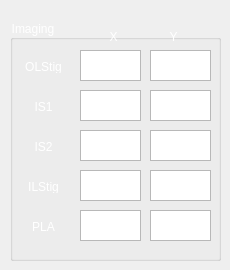
    <widget class="QWidget" name="Imaging">
     <attribute name="title">
      <string>Imaging</string>
     </attribute>
     <widget class="QGroupBox" name="groupBox_2">
      <property name="geometry">
       <rect>
        <x>10</x>
        <y>20</y>
        <width>211</width>
        <height>241</height>
       </rect>
      </property>
      <property name="styleSheet">
       <string notr="true">color: rgb(255, 255, 255);</string>
      </property>
      <property name="title">
       <string>Imaging</string>
      </property>
      <widget class="QLabel" name="label_22">
       <property name="geometry">
        <rect>
         <x>80</x>
         <y>10</y>
         <width>47</width>
         <height>13</height>
        </rect>
       </property>
       <property name="text">
        <string>X</string>
       </property>
       <property name="alignment">
        <set>Qt::AlignCenter</set>
       </property>
      </widget>
      <widget class="QLabel" name="label_23">
       <property name="geometry">
        <rect>
         <x>10</x>
         <y>40</y>
         <width>47</width>
         <height>13</height>
        </rect>
       </property>
       <property name="text">
        <string>OLStig</string>
       </property>
       <property name="alignment">
        <set>Qt::AlignCenter</set>
       </property>
      </widget>
      <widget class="QLabel" name="label_24">
       <property name="geometry">
        <rect>
         <x>140</x>
         <y>10</y>
         <width>47</width>
         <height>13</height>
        </rect>
       </property>
       <property name="text">
        <string>Y</string>
       </property>
       <property name="alignment">
        <set>Qt::AlignCenter</set>
       </property>
      </widget>
      <widget class="QLabel" name="label_26">
       <property name="geometry">
        <rect>
         <x>10</x>
         <y>80</y>
         <width>47</width>
         <height>13</height>
        </rect>
       </property>
       <property name="text">
        <string>IS1</string>
       </property>
       <property name="alignment">
        <set>Qt::AlignCenter</set>
       </property>
      </widget>
      <widget class="QLabel" name="label_27">
       <property name="geometry">
        <rect>
         <x>10</x>
         <y>120</y>
         <width>47</width>
         <height>13</height>
        </rect>
       </property>
       <property name="text">
        <string>IS2</string>
       </property>
       <property name="alignment">
        <set>Qt::AlignCenter</set>
       </property>
      </widget>
      <widget class="QLabel" name="label_28">
       <property name="geometry">
        <rect>
         <x>10</x>
         <y>160</y>
         <width>47</width>
         <height>13</height>
        </rect>
       </property>
       <property name="text">
        <string>ILStig</string>
       </property>
       <property name="alignment">
        <set>Qt::AlignCenter</set>
       </property>
      </widget>
      <widget class="QLabel" name="label_29">
       <property name="geometry">
        <rect>
         <x>10</x>
         <y>200</y>
         <width>47</width>
         <height>13</height>
        </rect>
       </property>
       <property name="text">
        <string>PLA</string>
       </property>
       <property name="alignment">
        <set>Qt::AlignCenter</set>
       </property>
      </widget>
      <widget class="QTextEdit" name="IS2X">
       <property name="geometry">
        <rect>
         <x>70</x>
         <y>110</y>
         <width>61</width>
         <height>31</height>
        </rect>
       </property>
       <property name="styleSheet">
        <string notr="true">color: rgb(255, 255, 255);</string>
       </property>
      </widget>
      <widget class="QTextEdit" name="IS1X">
       <property name="geometry">
        <rect>
         <x>70</x>
         <y>70</y>
         <width>61</width>
         <height>31</height>
        </rect>
       </property>
       <property name="styleSheet">
        <string notr="true">color: rgb(255, 255, 255);</string>
       </property>
      </widget>
      <widget class="QTextEdit" name="PLAX">
       <property name="geometry">
        <rect>
         <x>70</x>
         <y>190</y>
         <width>61</width>
         <height>31</height>
        </rect>
       </property>
       <property name="styleSheet">
        <string notr="true">color: rgb(255, 255, 255);</string>
       </property>
      </widget>
      <widget class="QTextEdit" name="IS2Y">
       <property name="geometry">
        <rect>
         <x>140</x>
         <y>110</y>
         <width>61</width>
         <height>31</height>
        </rect>
       </property>
       <property name="styleSheet">
        <string notr="true">color: rgb(255, 255, 255);</string>
       </property>
      </widget>
      <widget class="QTextEdit" name="PLAY">
       <property name="geometry">
        <rect>
         <x>140</x>
         <y>190</y>
         <width>61</width>
         <height>31</height>
        </rect>
       </property>
       <property name="styleSheet">
        <string notr="true">color: rgb(255, 255, 255);</string>
       </property>
      </widget>
      <widget class="QTextEdit" name="OLSY">
       <property name="geometry">
        <rect>
         <x>140</x>
         <y>30</y>
         <width>61</width>
         <height>31</height>
        </rect>
       </property>
       <property name="styleSheet">
        <string notr="true">color: rgb(255, 255, 255);</string>
       </property>
      </widget>
      <widget class="QTextEdit" name="ILSX">
       <property name="geometry">
        <rect>
         <x>70</x>
         <y>150</y>
         <width>61</width>
         <height>31</height>
        </rect>
       </property>
       <property name="styleSheet">
        <string notr="true">color: rgb(255, 255, 255);</string>
       </property>
      </widget>
      <widget class="QTextEdit" name="ILSY">
       <property name="geometry">
        <rect>
         <x>140</x>
         <y>150</y>
         <width>61</width>
         <height>31</height>
        </rect>
       </property>
       <property name="styleSheet">
        <string notr="true">color: rgb(255, 255, 255);</string>
       </property>
      </widget>
      <widget class="QTextEdit" name="OLSX">
       <property name="geometry">
        <rect>
         <x>70</x>
         <y>30</y>
         <width>61</width>
         <height>31</height>
        </rect>
       </property>
       <property name="styleSheet">
        <string notr="true">color: rgb(255, 255, 255);</string>
       </property>
      </widget>
      <widget class="QTextEdit" name="IS1Y">
       <property name="geometry">
        <rect>
         <x>140</x>
         <y>70</y>
         <width>61</width>
         <height>31</height>
        </rect>
       </property>
       <property name="styleSheet">
        <string notr="true">color: rgb(255, 255, 255);</string>
       </property>
      </widget>
     </widget>
    </widget>
